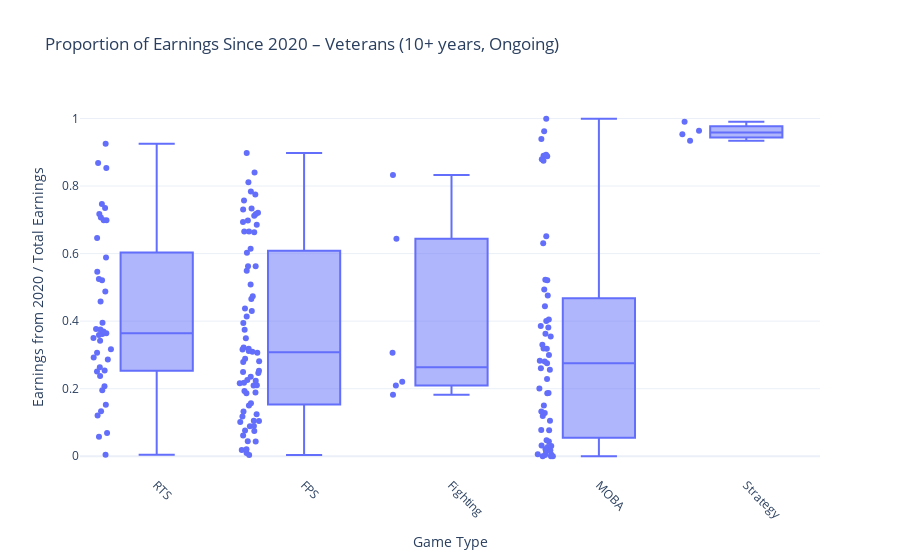

The notebook cell this image was saved under:
### Code cell
import pandas as pd
import plotly.express as px

# Step 1: Convert prizes to USD
tournaments_df['PrizeUSD'] = tournaments_df['Prize'] * tournaments_df['ExchangeRate']
tournaments_df['EndDate'] = pd.to_datetime(tournaments_df['EndDate'], errors='coerce')
tournaments_df['Year'] = tournaments_df['EndDate'].dt.year

# Step 2: Compute earnings before and after 2020
before_2020 = tournaments_df[tournaments_df['Year'] < 2020].groupby('PlayerId')['PrizeUSD'].sum().reset_index()
before_2020.rename(columns={'PrizeUSD': 'EarningsBefore2020'}, inplace=True)

from_2020 = tournaments_df[tournaments_df['Year'] >= 2020].groupby('PlayerId')['PrizeUSD'].sum().reset_index()
from_2020.rename(columns={'PrizeUSD': 'EarningsFrom2020'}, inplace=True)

# Step 3: Merge earnings and compute ratio
earnings = pd.merge(before_2020, from_2020, on='PlayerId', how='outer').fillna(0)
earnings['RatioFrom2020'] = earnings['EarningsFrom2020'] / (
    earnings['EarningsBefore2020'] + earnings['EarningsFrom2020']
)

# Step 4: Merge with player profiles to get GameType, Career info and status
player_info = scatter_df[['PlayerId', 'GameType', 'CareerLengthYears', 'CareerStatus']].drop_duplicates('PlayerId')
merged_df = pd.merge(earnings, player_info, on='PlayerId', how='inner')

# Step 5: Filter to veterans (≥10y) AND still active
veteran_ongoing = merged_df[
    (merged_df['CareerLengthYears'] >= 10) & (merged_df['CareerStatus'] == 'Ongoing')
]

# Step 6: Optionally filter GameTypes (remove Battle Royale and Racing)
excluded_game_types = ['Battle Royale', 'Racing']
veteran_ongoing_filtered = veteran_ongoing[~veteran_ongoing['GameType'].isin(excluded_game_types)]

# Step 7: Plot
fig = px.box(
    veteran_ongoing_filtered,
    x='GameType',
    y='RatioFrom2020',
    points='all',
    title='Proportion of Earnings Since 2020 – Veterans (10+ years, Ongoing)',
    labels={
        'GameType': 'Game Type',
        'RatioFrom2020': 'Earnings from 2020 / Total Earnings'
    },
    template='plotly_white'
)
fig.update_layout(xaxis_tickangle=45)
fig.show()

### Figure 1 — Plotly figure (JSON) as saved in the notebook; plotly's stock layout.template omitted (floating-point values rounded to 4 significant figures; data arrays with more than 128 entries replaced by an {"elided": "..."} marker saying what was removed)
{"data": [{"alignmentgroup": "True", "boxpoints": "all", "hovertemplate": "Game Type=%{x}<br>Earnings from 2020 / Total Earnings=%{y}<extra></extra>", "legendgroup": "", "marker": {"color": "#636efa"}, "name": "", "notched": false, "offsetgroup": "", "orientation": "v", "showlegend": false, "type": "box", "x": {"elided": "178 str values"}, "x0": " ", "xaxis": "x", "y": {"elided": "178 float values"}, "y0": " ", "yaxis": "y"}], "layout": {"boxmode": "group", "legend": {"tracegroupgap": 0}, "title": {"text": "Proportion of Earnings Since 2020 – Veterans (10+ years, Ongoing)"}, "xaxis": {"anchor": "y", "domain": [0, 1], "tickangle": 45, "title": {"text": "Game Type"}}, "yaxis": {"anchor": "x", "domain": [0, 1], "title": {"text": "Earnings from 2020 / Total Earnings"}}}}
